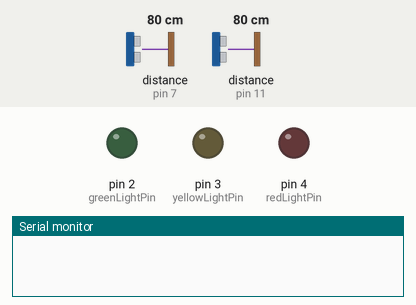
This sketch was run on a simulated Arduino Uno, built with avr-gcc and run on an emulated ATmega328P. Shown: output pins drawn as LEDs (lit = HIGH), the last lines printed to the serial monitor. Wiring (inferred from the names in the program): 2 × ultrasonic range finder: trigger pin 6, echo pin 7 / trigger pin 12, echo pin 11. The inputs (shaded band) are chosen by the test bench; at power-on: distance to the obstacle (sensors on pin 11, pin 7) 80 cm. The echo pulse lasts 58.3 µs per cm; pins used as bus, display or sensor lines are not drawn.

Above: at 1.2 s.
1.3 s: distance to the obstacle (sensor on pin 11) set to 24 cm
2.8 s: distance to the obstacle (sensor on pin 11) set to 19 cm
At 3.5 s:
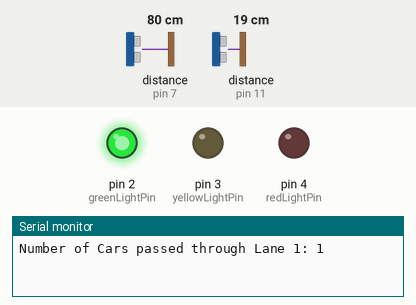
Timing chart, 0 to 5.8 s (numbered marks = the images above; inputs shaded):
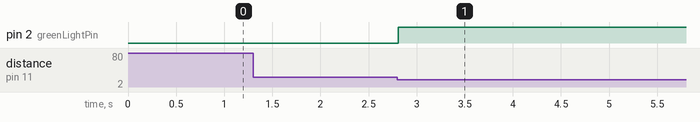

Measured:
- the behaviour switches between 22 and 21 cm on distance to the obstacle (sensor on pin 11) (found by bisection; images 0 and 1)
- after the input at 1.3 s, every drawn part: stays the same
- after the input at 2.8 s, pin 2 (greenLightPin): LOW → HIGH at once

The sketch:

1st.ino
```cpp
#define trigPin1 12
#define echoPin1 11
#define trigPin2 6
#define echoPin2 7

int counter = 0;
int currentState1 = 0;
int previousState1 = 0;
int currentState2 = 0;
int previousState2 = 0;

// Define traffic light control pins
const int greenLightPin = 2;
const int yellowLightPin = 3;
const int redLightPin = 4;

void setup() {
  Serial.begin(9600);
  pinMode(trigPin1, OUTPUT);
  pinMode(echoPin1, INPUT);
  pinMode(trigPin2, OUTPUT);
  pinMode(echoPin2, INPUT);

  // Initialize traffic light control pins
  pinMode(greenLightPin, OUTPUT);
  pinMode(yellowLightPin, OUTPUT);
  pinMode(redLightPin, OUTPUT);
}

void loop() {
  long duration1, distance1, duration2, distance2;

  // First ultrasonic sensor
  digitalWrite(trigPin1, LOW);
  delayMicroseconds(2);
  digitalWrite(trigPin1, HIGH);
  delayMicroseconds(10);
  digitalWrite(trigPin1, LOW);
  duration1 = pulseIn(echoPin1, HIGH);
  distance1 = (duration1 / 2) / 29.1;

  // Second ultrasonic sensor
  digitalWrite(trigPin2, LOW);
  delayMicroseconds(2);
  digitalWrite(trigPin2, HIGH);
  delayMicroseconds(10);
  digitalWrite(trigPin2, LOW);
  duration2 = pulseIn(echoPin2, HIGH);
  distance2 = (duration2 / 2) / 29.1;

  // Detect cars passing through first sensor
  if (distance1 <= 20) {
    currentState1 = 1;
  } else {
    currentState1 = 0;
  }

  // Detect cars passing through second sensor
  if (distance2 <= 20) {
    currentState2 = 1;
  } else {
    currentState2 = 0;
  }

  // Decrease car count if a car passes through the second sensor
  if (currentState2 != previousState2 && currentState2 == 1) {
    if (counter - 1 < 0){
      Serial.println("Car cant be below 0");
    }
    else{
      counter--;
      Serial.println("Number of Cars passed through Lane 2   " + String(counter));
      adjustTrafficLights(counter);
    }

  }

  // Increase car count if a car passes through the first sensor
  if (currentState1 != previousState1 && currentState1 == 1) {
    counter++;
    Serial.println("Number of Cars passed through Lane 1: " + String(counter));
    adjustTrafficLights(counter);
  }

  previousState1 = currentState1;
  previousState2 = currentState2;
}

void adjustTrafficLights(int vehicleCount) {
  // Adjust traffic lights based on the number of vehicles detected
  if (vehicleCount <= 5) {
    // Light up green for this direction
    digitalWrite(greenLightPin, HIGH);
    digitalWrite(yellowLightPin, LOW);
    digitalWrite(redLightPin, LOW);
  } else if (vehicleCount <= 10) {
    // Light up yellow for this direction
    digitalWrite(greenLightPin, LOW);
    digitalWrite(yellowLightPin, HIGH);
    digitalWrite(redLightPin, LOW);
  } else {
    // Light up red for this direction
    digitalWrite(greenLightPin, LOW);
    digitalWrite(yellowLightPin, LOW);
    digitalWrite(redLightPin, HIGH);
  }
}
```
